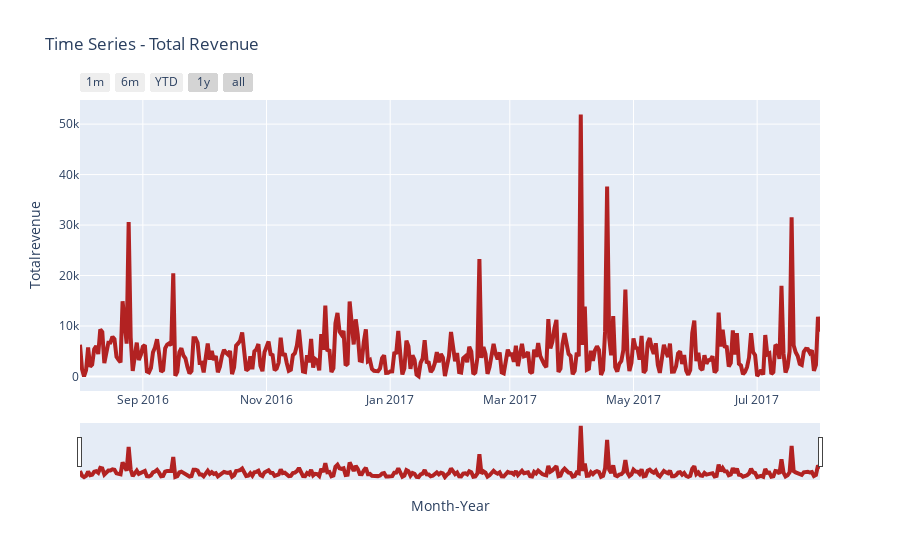

Source (notebook cell):
### Code cell
plot_full_scatter(df,'totalrevenue', 'Time Series - Total Revenue')

### Figure 1 — Plotly figure (JSON) as saved in the notebook; plotly's stock layout.template omitted (floating-point values rounded to 4 significant figures; data arrays with more than 128 entries replaced by an {"elided": "..."} marker saying what was removed)
{"data": [{"line": {"color": "firebrick", "width": 4}, "name": "High 2014", "type": "scatter", "x": {"elided": "366 str values"}, "y": {"elided": "366 int values"}}], "layout": {"title": {"text": "Time Series - Total Revenue"}, "xaxis": {"rangeselector": {"buttons": [{"count": 1, "label": "1m", "step": "month", "stepmode": "backward"}, {"count": 6, "label": "6m", "step": "month", "stepmode": "backward"}, {"count": 1, "label": "YTD", "step": "year", "stepmode": "todate"}, {"count": 1, "label": "1y", "step": "year", "stepmode": "backward"}, {"step": "all"}]}, "rangeslider": {"visible": true}, "title": {"text": "Month-Year"}}, "yaxis": {"title": {"text": "Totalrevenue"}}}}
